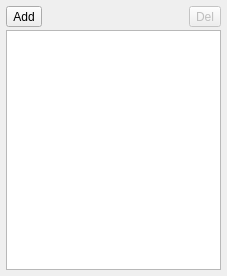
<?xml version="1.0" encoding="UTF-8"?>
<ui version="4.0">
 <class>SnapshotManagerWidget</class>
 <widget class="QWidget" name="SnapshotManagerWidget">
  <property name="geometry">
   <rect>
    <x>0</x>
    <y>0</y>
    <width>227</width>
    <height>276</height>
   </rect>
  </property>
  <property name="windowTitle">
   <string>Snapshots</string>
  </property>
  <layout class="QVBoxLayout" name="verticalLayout">
   <property name="spacing">
    <number>3</number>
   </property>
   <property name="margin">
    <number>6</number>
   </property>
   <item>
    <layout class="QHBoxLayout" name="horizontalLayout">
     <property name="spacing">
      <number>3</number>
     </property>
     <item>
      <widget class="QToolButton" name="addSnapshot">
       <property name="toolTip">
        <string>Take a new snapshot</string>
       </property>
       <property name="text">
        <string>Add</string>
       </property>
       <property name="icon">
        <iconset resource="../icons.qrc">
         <normaloff>:/glmixer/icons/snapshot_new.png</normaloff>:/glmixer/icons/snapshot_new.png</iconset>
       </property>
       <property name="iconSize">
        <size>
         <width>24</width>
         <height>24</height>
        </size>
       </property>
      </widget>
     </item>
     <item>
      <spacer name="horizontalSpacer">
       <property name="orientation">
        <enum>Qt::Horizontal</enum>
       </property>
       <property name="sizeHint" stdset="0">
        <size>
         <width>40</width>
         <height>20</height>
        </size>
       </property>
      </spacer>
     </item>
     <item>
      <widget class="QToolButton" name="deleteSnapshot">
       <property name="enabled">
        <bool>false</bool>
       </property>
       <property name="toolTip">
        <string>Delete selected snapshot</string>
       </property>
       <property name="text">
        <string>Del</string>
       </property>
       <property name="icon">
        <iconset resource="../icons.qrc">
         <normaloff>:/glmixer/icons/fileclose.png</normaloff>:/glmixer/icons/fileclose.png</iconset>
       </property>
       <property name="iconSize">
        <size>
         <width>24</width>
         <height>24</height>
        </size>
       </property>
      </widget>
     </item>
    </layout>
   </item>
   <item>
    <widget class="QListWidget" name="snapshotsList">
     <property name="toolTip">
      <string>Drop snapshot into the view, or double clic to trigger.</string>
     </property>
     <property name="autoScroll">
      <bool>false</bool>
     </property>
     <property name="editTriggers">
      <set>QAbstractItemView::EditKeyPressed|QAbstractItemView::SelectedClicked</set>
     </property>
     <property name="dragEnabled">
      <bool>true</bool>
     </property>
     <property name="dragDropMode">
      <enum>QAbstractItemView::DragDrop</enum>
     </property>
     <property name="selectionBehavior">
      <enum>QAbstractItemView::SelectItems</enum>
     </property>
     <property name="iconSize">
      <size>
       <width>128</width>
       <height>128</height>
      </size>
     </property>
     <property name="textElideMode">
      <enum>Qt::ElideMiddle</enum>
     </property>
     <property name="movement">
      <enum>QListView::Snap</enum>
     </property>
     <property name="spacing">
      <number>6</number>
     </property>
     <property name="gridSize">
      <size>
       <width>140</width>
       <height>110</height>
      </size>
     </property>
     <property name="viewMode">
      <enum>QListView::IconMode</enum>
     </property>
    </widget>
   </item>
  </layout>
 </widget>
 <resources>
  <include location="../icons.qrc"/>
 </resources>
 <connections/>
</ui>
